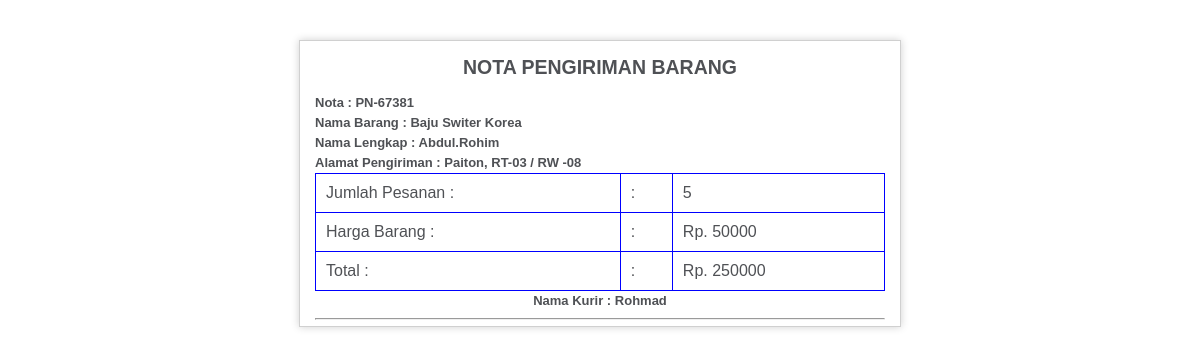
Screenshot of /Cetak_nota_pengiriman/2 with the database file from the repository.
### Aplikasi_ecomers2022/models.py (models this page shows, shortened)
class Model_pengiriman(models.Model):
	kode_pengiriman	=models.CharField(max_length = 25200)
	noktp	=models.CharField(max_length = 25200)
	nama_lengkap	=models.CharField(max_length = 25200)
	alamat_pengiriman	=models.CharField(max_length = 25200)
	nama_barang	= models.CharField(max_length = 1200)
	jumlah_pesanan	=models.CharField(max_length = 25200)
	harga	=models.CharField(max_length = 25200)
	total	=models.CharField(max_length = 25200)
	nama_kurir	=models.CharField(max_length = 25200)
	published = models.DateTimeField(auto_now_add = True)
	updated = models.DateTimeField(auto_now = True)

### Aplikasi_ecomers2022/views.py (the view)
# urls.py: url(r'^Cetak_nota_pengiriman/(?P<cetak_nota>[0-9]+)$',Cetak_nota_pengiriman, name="Cetak_nota_pengiriman"),
def Cetak_nota_pengiriman(request, cetak_nota):
	tampil = Model_pengiriman.objects.get(id=cetak_nota)
	context = {
	'tampil': tampil,
	}
	return render(request, 'Master_data/data_pengiriman/Cetak_nota_pengiriman.html',  context)

### Aplikasi_ecomers2022/templates/Master_data/data_pengiriman/Cetak_nota_pengiriman.html (shortened to what this page needs)
<html>
<head>
  <link href="/static/js_print/styles.css" rel="stylesheet" type="text/css" />
</head>
<body>
<div align="center">
<div id="container" style="width: 600px;">
<div id="body">
<div align="center">
<h2>NOTA PENGIRIMAN BARANG
</div>
<div align="left">
<b>Nota : {{tampil.kode_pengiriman}}</b><br>
<b>Nama Barang : {{tampil.nama_barang}}</b><br>
<b>Nama Lengkap : {{tampil.nama_lengkap}}</b><br>
<b>Alamat Pengiriman : {{tampil.alamat_pengiriman}}</b>
</div>
<table>
  <tr>
    <td>Jumlah Pesanan : </td><td>:</td><td>{{tampil.jumlah_pesanan}}</td>
  </tr>
  <tr>
    <td>Harga Barang : </td><td>:</td><td>Rp. {{tampil.harga}}</td>
  </tr>
  <tr>
    <td>Total : </td><td>:</td><td>Rp. {{tampil.total}}</td>
  </tr>
</table>
<b>Nama Kurir : {{tampil.nama_kurir}}</b><hr>
</div>
</div>
</div>
</body>
</html>

### Aplikasi_ecomers2022/static/js_print/styles.css (style rules this page uses)
body { background-color: #fff; margin: 40px; font: 13px/20px normal Helvetica, Arial, sans-serif; color: #4F5155; }
#body { margin: 0 15px 0 15px; }
#container { margin: 10px; border: 1px solid #D0D0D0; box-shadow: 0 0 8px #D0D0D0; }

### Aplikasi_ecomers2022/templates/Master_data/data_pengiriman/Cetak_nota_pengiriman.html (style rules this page uses)
table { border-collapse: collapse; width: 100%; }
table, th, td { border: 1px solid blue; }
td { padding: 10px; text-align: left; }

### rows the page displays
Model_pengiriman: kode_pengiriman "PN-67381", nama_barang "Baju Switer Korea", nama_lengkap "Abdul.Rohim", alamat_pengiriman "Paiton, RT-03 / RW -08", jumlah_pesanan "5", harga "50000", total "250000", nama_kurir "Rohmad"
